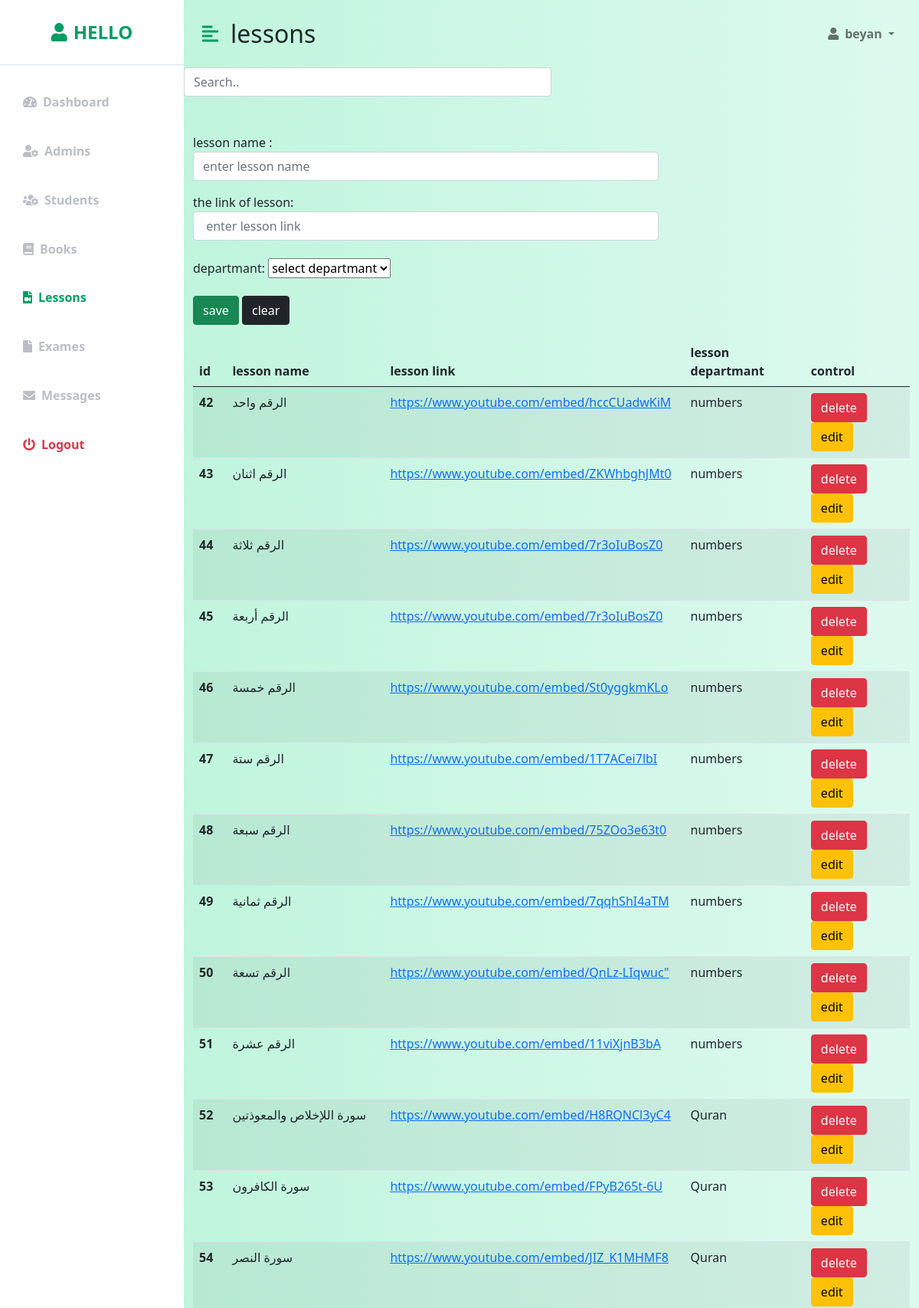
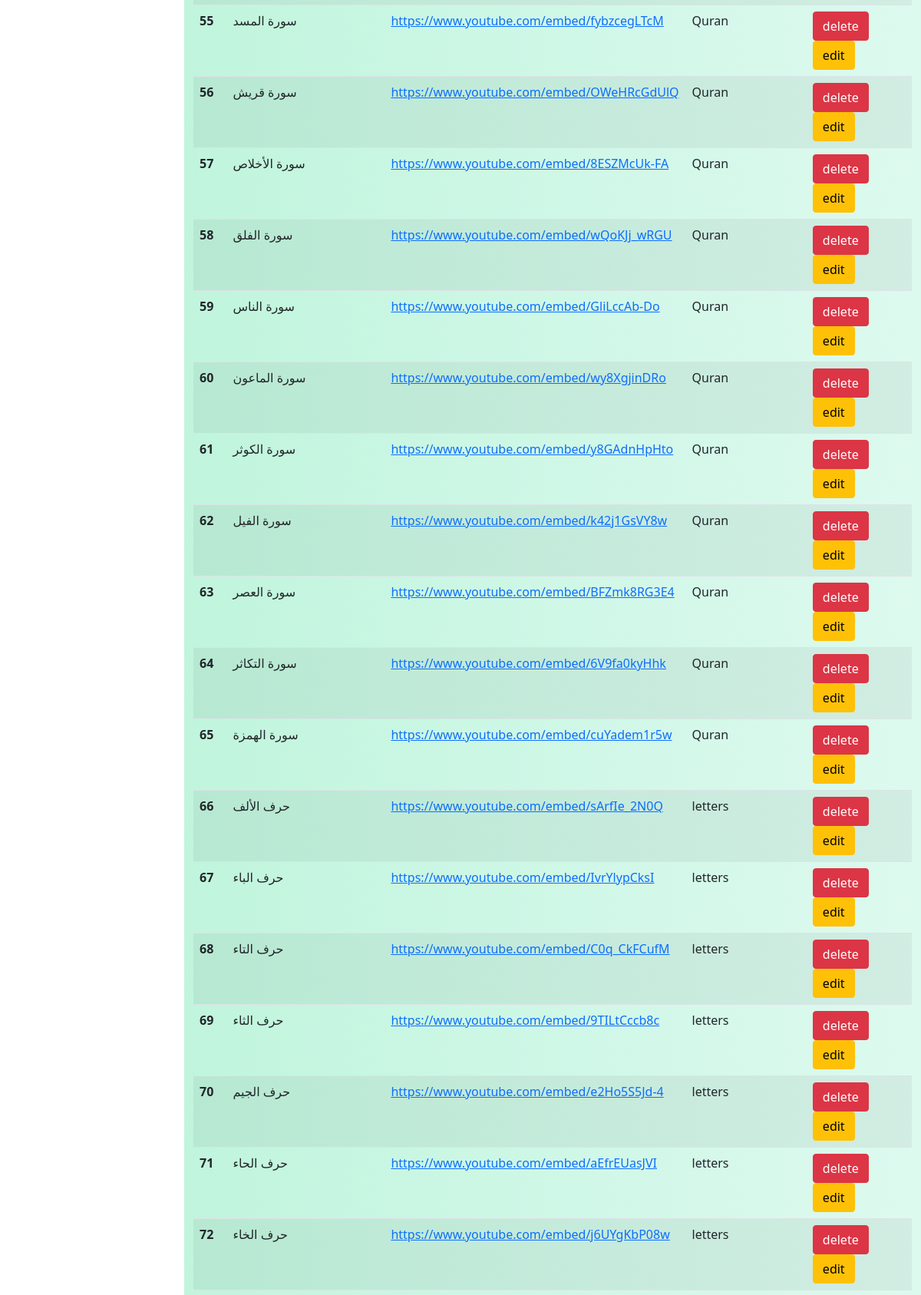
The app's page /Admin/adminlesson.php (signed in, upper part) with its own data (2 pictures, top to bottom).
### tables this page shows
CREATE TABLE `users` (
  `user_id` int(20) NOT NULL,
  `user_name` text NOT NULL,
  `user_email` text NOT NULL,
  `user_password` text NOT NULL,
  `user_birthday` date NOT NULL,
  `user_gander` text NOT NULL,
  `user_country` text NOT NULL,
  `rol_id` int(20) NOT NULL,
  `code` int(11) NOT NULL
);

CREATE TABLE `lessons` (
  `lesson_id` int(20) NOT NULL,
  `lesson_name` text NOT NULL,
  `link` varchar(2048) NOT NULL,
  `department_id` int(11) NOT NULL
);

CREATE TABLE `departments` (
  `department_id` int(20) NOT NULL,
  `department_name` text NOT NULL
);

### Admin/adminlesson.php (the view, shortened to what this page needs)
<?php
include './database.php';
if (isset($_SESSION['adminemail'])) {
    $email=$_SESSION['adminemail'];
    ?>
    <div class="d-flex" id="wrapper">
    <div class="bg-white" id="sidebar-wrapper">
        <div class="sidebar-heading text-center py-4 primary-text fs-4 fw-bold text-uppercase border-bottom"><i class="fas fa-user me-2"></i>Hello</div>
        <div class="list-group list-group-flush my-3">
            <a href="dashboard.php" class="list-group-item list-group-item-action bg-transparent second-text fw-bold"><i class="fas fa-tachometer-alt me-2"></i>Dashboard</a>
            <a href="admins.php" class="list-group-item list-group-item-action bg-transparent second-text fw-bold"><i class="fas fa-user-cog me-2"></i>Admins</a>
            <a href="adminstudent.php" class="list-group-item list-group-item-action bg-transparent second-text fw-bold"><i class="fas fa-users-cog me-2"></i>Students</a>
            <a href="adminbook.php" class="list-group-item list-group-item-action bg-transparent second-text fw-bold"><i class="fas fa-book me-2"></i>Books</a>
            <a href="adminlesson.php" class="list-group-item list-group-item-action bg-transparent  second-text  active link-primary"><i class="fas fa-file-video me-2 "></i>Lessons</a>
            <a href="adminexam.php" class="list-group-item list-group-item-action bg-transparent second-text fw-bold"><i class="fas fa-file me-2"></i>Exames</a>
            <a href="massages.php" class="list-group-item list-group-item-action bg-transparent second-text fw-bold"><i class="fas fa-envelope me-2"></i>Messages</a>
            <a href="logout.php" class="list-group-item list-group-item-action bg-transparent text-danger fw-bold"><i
                    class="fas fa-power-off me-2"></i>Logout</a>
        </div>
    </div>
    <div id="page-content-wrapper">
        <nav class="navbar navbar-expand-lg navbar-light bg-transparent py-4 px-4">
            <div class="d-flex align-items-center">
                <i class="fas fa-align-left primary-text fs-4 me-3" id="menu-toggle"></i>
                <h2 class="fs-2 m-0">lessons</h2>
            </div>
            <div class="collapse navbar-collapse" id="navbarSupportedContent">
                <ul class="navbar-nav ms-auto mb-2 mb-lg-0">
                    <li class="nav-item dropdown">
                        <a class="nav-link dropdown-toggle second-text fw-bold" href="#" id="navbarDropdown"
                            role="button" data-bs-toggle="dropdown" aria-expanded="false">
                            <i class="fas fa-user me-2"></i><?php
                                $selecttable ="SELECT user_name FROM users WHERE user_email = '$email'";
                                $result= mysqli_query($con, $selecttable);
                                while($rows = mysqli_fetch_array($result))
                                {
                                   $adne      =$rows['user_name'];
                                }
                                echo $adne;
                                ?>
                        </a>
                    </li>
                </ul>
            </div>
        </nav>
    <section class="lesson-section">
    <?php
        $beforupdatename="";
        $beforupdatelink="";
?>
<input id="myInput" type="text" placeholder="Search.."   class="form-control"  style="width: 50%;">
        <div class="container">
            <div class="lesson-content">
           <form action="adminlesson.php" method="post">
           <div class="lessonid" ><br>
            </div>
            <div class="lessonname" >
                <label for="lessonname" class="mt-4 ">lesson name :</label>
                <input type="text"  class="form-control " name="lesname" value="<?php echo  $beforupdatename; ?>"  placeholder="enter lesson name" style="width: 65%;">
            </div>
            <div class="lessonlink my-3">
                <label for="lessonlink" class=" ">the link of lesson:</label>
                    <input type="text"  class="form-control  "name="leslink" value="<?php echo $beforupdatelink; ?>" placeholder=" enter lesson link" style="width: 65%;">
            </div>
            <label  class="my-2 "> departmant:</label>
            <select name="department" value="<?php echo $_POST["op"]?>" id="" class="selectoption" >
              <option hidden> select departmant</option>
            </select>
            <br>
            <button type="submit"  name="insertlesson" class="btn btn-success my-3" >save</button>
            <button type="reset" class="btn btn-dark my-3" id="" >clear</button>
            </form>
        </div>
        </div>
   </section>
 <section class="table-lesson-section">
 <form action="adminlesson.php" method="post">
    <div class="container">
        <table class="table table-striped table-hover lesson-table">
            <thead class="thead-dark ">
              <tr>
                <th scope="col" name="keyid"> id</th>
                <th scope="col"> lesson name</th>
                <th scope="col">lesson link </th>
                <th scope="col">lesson departmant  </th>
                <th scope="col"> control </th>
              </tr>
            </thead>
            <tbody id="myTable">
                <?php
                $selectquery = "select * from lessons ";
                $query = mysqli_query($con,$selectquery);
                while($res = mysqli_fetch_array($query)){
                    $selectdepartmentname = "select * from departments where department_id =".$res['department_id'];
                    $query2 = mysqli_query($con,$selectdepartmentname);
                    while($res1 = mysqli_fetch_array($query2)){
                ?>
              <tr>
                <th scope="row" name ="lessonsid" ><?php echo $res['lesson_id']; ?></th>
                <td name ="lessonsname"><?php echo $res['lesson_name']; ?></td>
                <td name ="lessonslink"><a href="<?php echo $res['link']; ?>"><?php echo $res['link']; ?></a></td>
                <td name ="departmentname"><?php echo $res1['department_name']; ?></td>
                <td>
                    <button type="submit" id="update"click="funcconversion()"  class="btn btn-danger" value="<?php echo $res['lesson_id']; ?>" name ="deletebutton" >delete</button>
                    <button type="submit" id="delete"  class="btn btn-warning" value="<?php echo $res['lesson_id']; ?>" name="editbutton">edit</button>
                </td>
              </tr>
              <?php
            }}
              ?>
            </tbody>
          </table>
    </div>
 </form>
</section>
 <?php
 } else {
    header('Location: ../login.php');
    exit();
 }
include 'templates/footer.php'; ?>

### Admin/css/styles.css (style rules this page uses)
:root { --main-bg-color: #009d63; --main-text-color: #009d63; --second-text-color: #bbbec5; --second-bg-color: #c1efde; }
.primary-text { color: var(--main-text-color); }
.second-text { color: var(--second-text-color); }
#wrapper { overflow-x: hidden; background-image: linear-gradient( to right, #baf3d7, #c2f5de, #cbf7e4, #d4f8ea, #ddfaef ); }
#sidebar-wrapper { min-height: 100vh; margin-left: -15rem; -webkit-transition: margin 0.25s ease-out; -moz-transition: margin 0.25s ease-out; -o-transition: margin 0.25s ease-out; transition: margin 0.25s ease-out; }
#sidebar-wrapper .sidebar-heading { padding: 0.875rem 1.25rem; font-size: 1.2rem; }
#sidebar-wrapper .list-group { width: 15rem; }
#page-content-wrapper { min-width: 100vw; }
#menu-toggle { cursor: pointer; }
.list-group-item { border: none; padding: 20px 30px; }
.list-group-item.active { background-color: transparent; color: var(--main-text-color); font-weight: bold; border: none; }
@media (min-width: 768px) { #sidebar-wrapper { margin-left: 0; } }
@media (min-width: 768px) { #page-content-wrapper { min-width: 0; width: 100%; } }

### records on screen
users: user_name "beyan"
lessons: lesson_id "42", lesson_name "الرقم واحد", link "https://www.youtube.com/embed/hccCUadwKiM"
departments: department_name "numbers"
lessons: lesson_id "43", lesson_name "الرقم اثنان", link "https://www.youtube.com/embed/ZKWhbghJMt0"
lessons: lesson_id "44", lesson_name "الرقم ثلاثة", link "https://www.youtube.com/embed/7r3oIuBosZ0"
lessons: lesson_id "45", lesson_name "الرقم أربعة", link "https://www.youtube.com/embed/7r3oIuBosZ0"
lessons: lesson_id "46", lesson_name "الرقم خمسة", link "https://www.youtube.com/embed/St0yggkmKLo"
lessons: lesson_id "47", lesson_name "الرقم ستة", link "https://www.youtube.com/embed/1T7ACei7lbI"
lessons: lesson_id "48", lesson_name "الرقم سبعة", link "https://www.youtube.com/embed/75ZOo3e63t0"
lessons: lesson_id "49", lesson_name "الرقم ثمانية", link "https://www.youtube.com/embed/7qqhShI4aTM"
lessons: lesson_id "50", lesson_name "الرقم تسعة", link "https://www.youtube.com/embed/QnLz-LIqwuc\""
lessons: lesson_id "51", lesson_name "الرقم عشرة", link "https://www.youtube.com/embed/11viXjnB3bA"
lessons: lesson_id "52", lesson_name "سورة اللإخلاص والمعوذتين", link "https://www.youtube.com/embed/H8RQNCl3yC4"
departments: department_name "Quran"
lessons: lesson_id "53", lesson_name "سورة الكافرون", link "https://www.youtube.com/embed/FPyB265t-6U"
lessons: lesson_id "54", lesson_name "سورة النصر", link "https://www.youtube.com/embed/JIZ_K1MHMF8"
lessons: lesson_id "55", lesson_name "سورة المسد", link "https://www.youtube.com/embed/fybzcegLTcM"
lessons: lesson_id "56", lesson_name "سورة قريش", link "https://www.youtube.com/embed/OWeHRcGdUlQ"
lessons: lesson_id "57", lesson_name "سورة الأخلاص", link "https://www.youtube.com/embed/8ESZMcUk-FA"
lessons: lesson_id "58", lesson_name "سورة الفلق", link "https://www.youtube.com/embed/wQoKJj_wRGU"
lessons: lesson_id "59", lesson_name "سورة الناس", link "https://www.youtube.com/embed/GliLccAb-Do"
lessons: lesson_id "60", lesson_name "سورة الماعون", link "https://www.youtube.com/embed/wy8XgjinDRo"
lessons: lesson_id "61", lesson_name "سورة الكوثر", link "https://www.youtube.com/embed/y8GAdnHpHto"
lessons: lesson_id "62", lesson_name "سورة الفيل", link "https://www.youtube.com/embed/k42j1GsVY8w"
lessons: lesson_id "63", lesson_name "سورة العصر", link "https://www.youtube.com/embed/BFZmk8RG3E4"
lessons: lesson_id "64", lesson_name "سورة التكاثر", link "https://www.youtube.com/embed/6V9fa0kyHhk"
lessons: lesson_id "65", lesson_name "سورة الهمزة", link "https://www.youtube.com/embed/cuYadem1r5w"
lessons: lesson_id "66", lesson_name "حرف الألف", link "https://www.youtube.com/embed/sArfIe_2N0Q"
departments: department_name "letters"
lessons: lesson_id "67", lesson_name "حرف الباء", link "https://www.youtube.com/embed/IvrYlypCksI"
lessons: lesson_id "68", lesson_name "حرف التاء", link "https://www.youtube.com/embed/C0q_CkFCufM"
lessons: lesson_id "69", lesson_name "حرف الثاء", link "https://www.youtube.com/embed/9TILtCccb8c"
lessons: lesson_id "70", lesson_name "حرف الجيم", link "https://www.youtube.com/embed/e2Ho5S5Jd-4"
lessons: lesson_id "71", lesson_name "حرف الحاء", link "https://www.youtube.com/embed/aEfrEUasJVI"
lessons: lesson_id "72", lesson_name "حرف الخاء", link "https://www.youtube.com/embed/j6UYgKbP08w"
